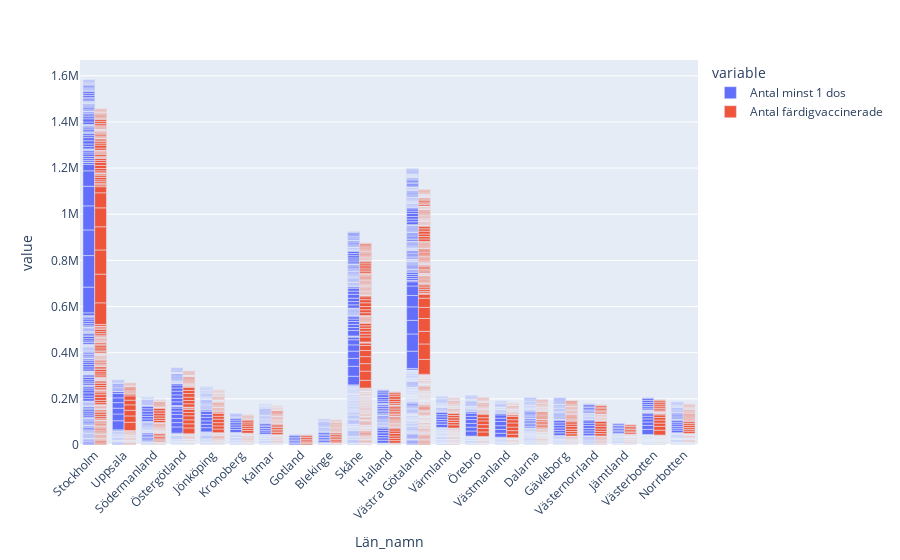

Notebook source saved alongside this figure:
### Code cell
fig = px.bar(covid19_vaccine_data, x="Län_namn", y=["Antal minst 1 dos", "Antal färdigvaccinerade"])
fig.update_layout(barmode='group', xaxis_tickangle=-45)
fig.show()

### Figure 1 — Plotly figure (JSON) as saved in the notebook; plotly's stock layout.template omitted (floating-point values rounded to 4 significant figures; data arrays with more than 128 entries replaced by an {"elided": "..."} marker saying what was removed)
{"data": [{"alignmentgroup": "True", "hovertemplate": "variable=Antal minst 1 dos<br>Län_namn=%{x}<br>value=%{y}<extra></extra>", "legendgroup": "Antal minst 1 dos", "marker": {"color": "#636efa", "pattern": {"shape": ""}}, "name": "Antal minst 1 dos", "offsetgroup": "Antal minst 1 dos", "orientation": "v", "showlegend": true, "textposition": "auto", "type": "bar", "x": {"elided": "2610 str values"}, "xaxis": "x", "y": {"elided": "2610 int values"}, "yaxis": "y"}, {"alignmentgroup": "True", "hovertemplate": "variable=Antal färdigvaccinerade<br>Län_namn=%{x}<br>value=%{y}<extra></extra>", "legendgroup": "Antal färdigvaccinerade", "marker": {"color": "#EF553B", "pattern": {"shape": ""}}, "name": "Antal färdigvaccinerade", "offsetgroup": "Antal färdigvaccinerade", "orientation": "v", "showlegend": true, "textposition": "auto", "type": "bar", "x": {"elided": "2610 str values"}, "xaxis": "x", "y": {"elided": "2610 int values"}, "yaxis": "y"}], "layout": {"barmode": "group", "legend": {"title": {"text": "variable"}, "tracegroupgap": 0}, "margin": {"t": 60}, "xaxis": {"anchor": "y", "domain": [0, 1], "tickangle": -45, "title": {"text": "Län_namn"}}, "yaxis": {"anchor": "x", "domain": [0, 1], "title": {"text": "value"}}}}
